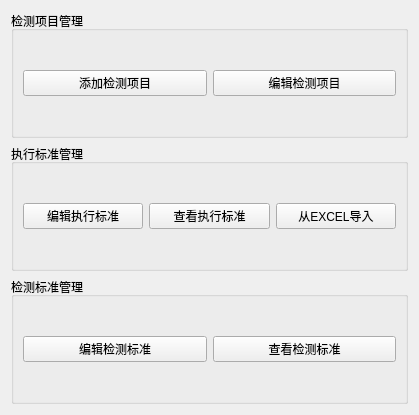
<?xml version="1.0" encoding="UTF-8"?>
<ui version="4.0">
 <class>StandardsManager</class>
 <widget class="QWidget" name="StandardsManager">
  <property name="geometry">
   <rect>
    <x>0</x>
    <y>0</y>
    <width>419</width>
    <height>415</height>
   </rect>
  </property>
  <property name="windowTitle">
   <string>Form</string>
  </property>
  <layout class="QVBoxLayout" name="verticalLayout">
   <item>
    <widget class="QGroupBox" name="groupBox">
     <property name="title">
      <string>检测项目管理</string>
     </property>
     <layout class="QHBoxLayout" name="horizontalLayout">
      <item>
       <widget class="QPushButton" name="editTestItemBtn">
        <property name="text">
         <string>添加检测项目</string>
        </property>
       </widget>
      </item>
      <item>
       <widget class="QPushButton" name="parameterModifyBtn">
        <property name="text">
         <string>编辑检测项目</string>
        </property>
       </widget>
      </item>
     </layout>
    </widget>
   </item>
   <item>
    <widget class="QGroupBox" name="groupBox_2">
     <property name="title">
      <string>执行标准管理</string>
     </property>
     <layout class="QHBoxLayout" name="horizontalLayout_2">
      <item>
       <widget class="QPushButton" name="standardEditBtn">
        <property name="text">
         <string>编辑执行标准</string>
        </property>
       </widget>
      </item>
      <item>
       <widget class="QPushButton" name="pushButton_7">
        <property name="text">
         <string>查看执行标准</string>
        </property>
       </widget>
      </item>
      <item>
       <widget class="QPushButton" name="impotrStandardBtn">
        <property name="text">
         <string>从EXCEL导入</string>
        </property>
       </widget>
      </item>
     </layout>
    </widget>
   </item>
   <item>
    <widget class="QGroupBox" name="groupBox_3">
     <property name="title">
      <string>检测标准管理</string>
     </property>
     <layout class="QHBoxLayout" name="horizontalLayout_3">
      <item>
       <widget class="QPushButton" name="pushButton_8">
        <property name="text">
         <string>编辑检测标准</string>
        </property>
       </widget>
      </item>
      <item>
       <widget class="QPushButton" name="pushButton_9">
        <property name="text">
         <string>查看检测标准</string>
        </property>
       </widget>
      </item>
     </layout>
    </widget>
   </item>
  </layout>
 </widget>
 <resources/>
 <connections/>
</ui>
